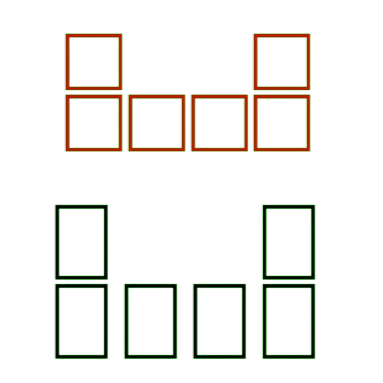
#> input picture z.-opencv-methode (57 % performance)/design.png, 383 x 383 px
$ python cv2-method.py
#> lines starting #> are read from the running program, lines starting #| are printed output that depends on the picture; after the words box and inside, x2 and y2 are one past the last pixel; in counts of white or black regions, pixels touching at a corner belong together
import cv2
import numpy as np

# Load the design image with alpha channel
design_image = cv2.imread('design.png', cv2.IMREAD_UNCHANGED)
#> design_image is the input picture: shape (383, 383, 4); mean B, G, R, A 237, 240.5, 241.8, 18.2
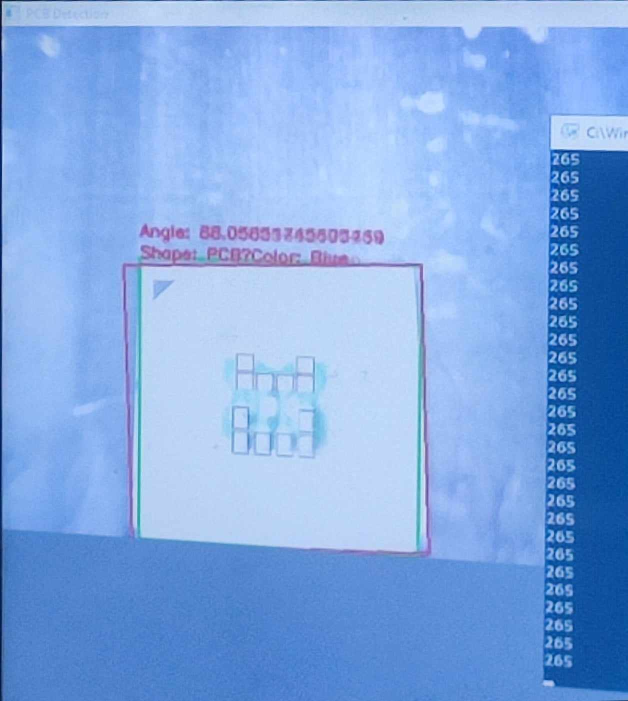
#> input picture z.-opencv-methode (57 % performance)/detection.jpg, 1255 x 1402 px, given in place of the camera (shown at 1/2 size)
#> in main, frame is the input picture: shape (1402, 1255, 3); mean B, G, R 227.2, 168.9, 128.8

# Function to detect PCBs in an img
def detect_pcbs(frame):
    # Convert frame to grayscale
    gray = cv2.cvtColor(frame, cv2.COLOR_BGR2GRAY)
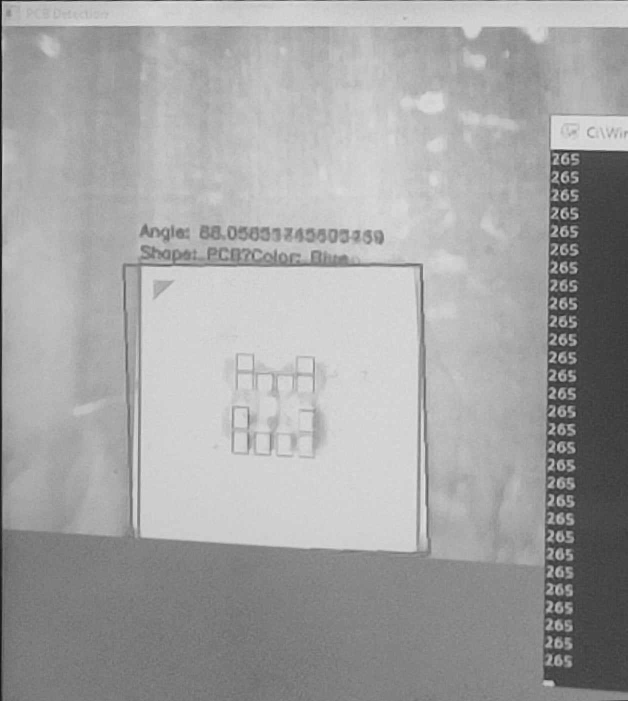
#> gray: shape (1402, 1255) (shown at 1/2 size); min 7, max 231, mean 163.5

    # Apply GaussianBlur to reduce noise
    blurred = cv2.GaussianBlur(gray, (5, 5), 0)

    # Use adaptive thresholding
    _, thresh = cv2.threshold(blurred, 0, 255, cv2.THRESH_BINARY + cv2.THRESH_OTSU)
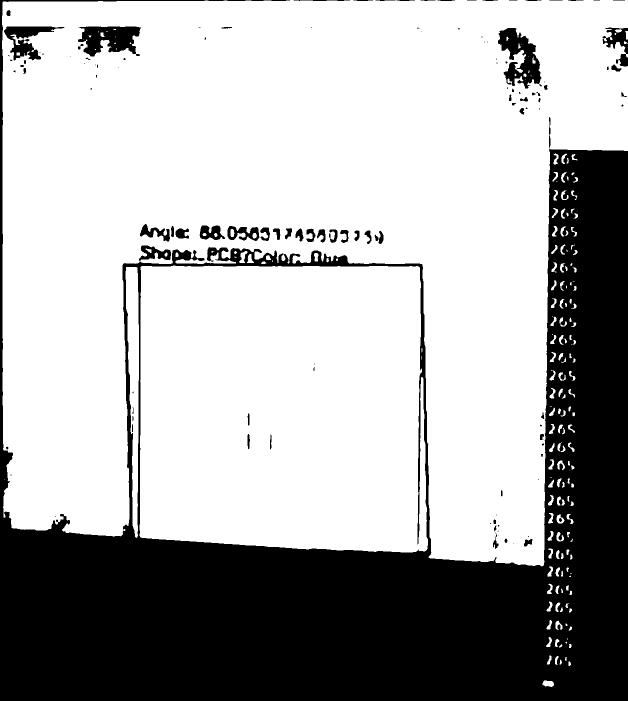
#> thresh: shape (1402, 1255) (shown at 1/2 size); 68.2% white; 124 black regions (55 under 20 px)

    # Find contours
    contours, _ = cv2.findContours(thresh, cv2.RETR_EXTERNAL, cv2.CHAIN_APPROX_SIMPLE)
#> contours = 164 contours, 45 with area under 20; largest, box (x1, y1, x2, y2) and area: (4, 0, 1255, 1133) 883350, (279, 531, 856, 1105) 314804, (251, 534, 278, 1076) 8492, (1085, 1361, 1108, 1374) 201, (478, 502, 495, 526) 172

    # Loop over contours
    for contour in contours:
        # Approximate the contour
        perimeter = cv2.arcLength(contour, True)
        approx = cv2.approxPolyDP(contour, 0.02 * perimeter, True)

        # If the contour has 4 vertices, check if it resembles a PCB
        if len(approx) == 4:
            x, y, w, h = cv2.boundingRect(approx)
            aspect_ratio = float(w) / h

            # Adjust these thresholds based PCB characteristics
            if 0.8 <= aspect_ratio <= 1.2 and cv2.contourArea(contour) > 1000:
                # Get the color of the PCB
                color = detect_color(frame, x, y, w, h)

                # Draw rectangle around PCB
                cv2.rectangle(frame, (x, y), (x+w, y+h), (0, 255, 0), 2)

                # Get the minimum area bounding rectangle

                rect = cv2.minAreaRect(contour)
                box = cv2.boxPoints(rect)
                box = np.int0(box)

                # Draw the rotated bounding box
                cv2.drawContours(frame, [box], 0, (0, 0, 255), 2)

                try:
                   seg = int(( (box[1][0] - box[0][0] )**2 - (box[1][1] - box[0][1] )**2) **0.5)
                except:
                   seg = 120

                print(seg)
                # Extract the angle of rotation
                angle = rect[2]

                # Put text with angle
                cv2.putText(frame, f"Angle: {angle}", (x, y - 20), cv2.FONT_HERSHEY_SIMPLEX, 0.5, (0, 0, 255), 2)

                # Put text with shape and color
                cv2.putText(frame, f"Shape: PCB\nColor: {color}", (x, y), cv2.FONT_HERSHEY_SIMPLEX, 0.5, (0, 0, 255), 2)

                # Place the design image in the middle of the PCB
                if 'design_image' in globals():


                    design_height = int(seg / 2.4)
                    design_width = design_height
                    # Calculate offsets to place design image at the center of the bounding box
                    offset_x = int(x + (w - design_width) / 2)
                    offset_y = int(y + (h - design_height) / 2)
                    # Ensure the design image fits into the frame
                    if offset_x >= 0 and offset_y >= 0:
                        # Extract the region of interest for the design image
                        roi = frame[offset_y:offset_y + design_height, offset_x:offset_x + design_width]
                        # Resize the design image to match the size of the ROI if necessary
                        design_image_resized = cv2.resize(design_image, (roi.shape[1], roi.shape[0]))
                        # Create a binary mask for the design image
                        mask = design_image_resized[:, :, 3] / 255.0
                        # Invert the mask
                        mask_inv = 1.0 - mask
                        # Blend the design image and the frame
                        for c in range(3):
                            roi[:, :, c] = (mask * design_image_resized[:, :, c] + mask_inv * roi[:, :, c]).astype(np.uint8)
                        # Update the frame with the blended image
                        frame[offset_y:offset_y + design_height, offset_x:offset_x + design_width] = roi
#> this loop made 164 passes
#> (perimeter, x, y, w, h, aspect_ratio, color, rect) on pass 116: (2985.6, 281, 533, 573, 567, 1.01, 'Blue', ((567.6, 817.4), (572.1, 576.1), -89.86))
#> (contour, perimeter, approx, x, y, w, h, aspect_ratio) on pass 27: ([[1140, 1151], [1138, 1153], [1141, 1153], [1141, 1152]], 8.24, [[1141, 1152], [1140, 1151], [1138, 1153], [1141, 1153]], 1138, 1151, 4, 3, 1.33)
#| 575
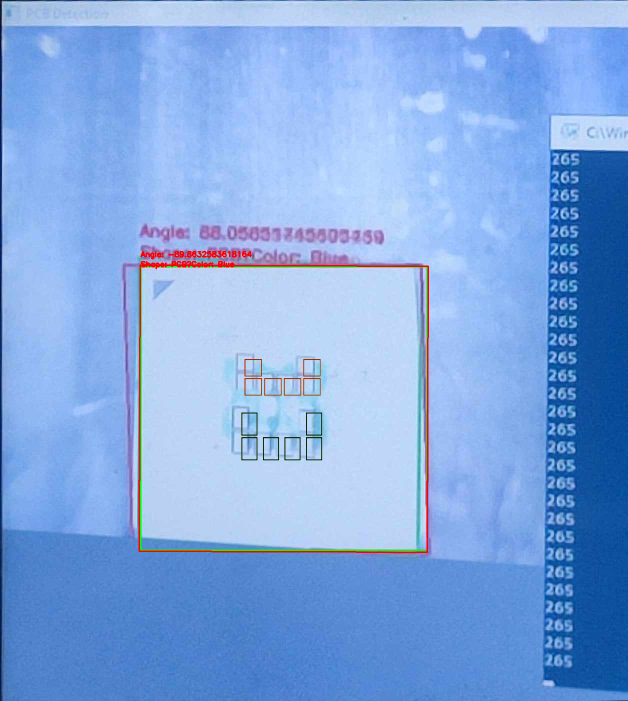
#> frame: shape (1402, 1255, 3) (shown at 1/2 size); 1.17% of pixels changed, all inside (x1, y1, x2, y2) = (277, 502, 858, 1106)
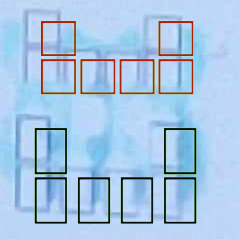
#> roi: shape (239, 239, 3); mean B, G, R 228.3, 198.2, 166.9

    return frame

# Function to detect color of PCB
def detect_color(frame, x, y, w, h):
    roi = frame[y:y+h, x:x+w]

    # Convert ROI to HSV
    hsv = cv2.cvtColor(roi, cv2.COLOR_BGR2HSV)

    # Define color ranges
    lower_blue = np.array([100, 50, 50])
    upper_blue = np.array([140, 255, 255])

    lower_green = np.array([40, 50, 50])  # Adjusted green range
    upper_green = np.array([80, 255, 255]) # Adjusted green range

    lower_red1 = np.array([0, 50, 50])
    upper_red1 = np.array([10, 255, 255])

    lower_red2 = np.array([170, 50, 50])
    upper_red2 = np.array([180, 255, 255])

    # Threshold the HSV image to get only desired colors
    mask_blue = cv2.inRange(hsv, lower_blue, upper_blue)
    mask_green = cv2.inRange(hsv, lower_green, upper_green)
    mask_red1 = cv2.inRange(hsv, lower_red1, upper_red1)
    mask_red2 = cv2.inRange(hsv, lower_red2, upper_red2)

    # Combine masks for red since it's in two ranges
    mask_red = cv2.bitwise_or(mask_red1, mask_red2)

    # Find the largest contour in each mask
    contours_blue, _ = cv2.findContours(mask_blue, cv2.RETR_EXTERNAL, cv2.CHAIN_APPROX_SIMPLE)
    contours_green, _ = cv2.findContours(mask_green, cv2.RETR_EXTERNAL, cv2.CHAIN_APPROX_SIMPLE)
    contours_red, _ = cv2.findContours(mask_red, cv2.RETR_EXTERNAL, cv2.CHAIN_APPROX_SIMPLE)

    # Get the color with the largest contour
    color = None
    if len(contours_blue) > len(contours_green) and len(contours_blue) > len(contours_red):
        color = "Blue"
    elif len(contours_green) > len(contours_blue) and len(contours_green) > len(contours_red):
        color = "Green"
    elif len(contours_red) > len(contours_blue) and len(contours_red) > len(contours_green):
        color = "Red"
    else:
        color = "Unknown"

    return color

# Main function
def main():
    # Open webcam with index 1
    cap = cv2.VideoCapture(1)

    if not cap.isOpened():
        print("Error: Could not open webcam.")
        return

    while True:
        # Capture frame-by-frame
        ret, frame = cap.read()

        if ret:
            # Detect PCBs in the frame
            frame_with_pcbs = detect_pcbs(frame)

            # Display the resulting frame
            cv2.imshow('PCB Detection', frame_with_pcbs)

            # Exit on 'q' press
            if cv2.waitKey(1) & 0xFF == ord('q'):
#> (key q is pressed here)
                break
        else:
            print("Error: Failed to capture frame.")
            break

    # Release the capture
    cap.release()
    cv2.destroyAllWindows()

if __name__ == "__main__":
    main()
